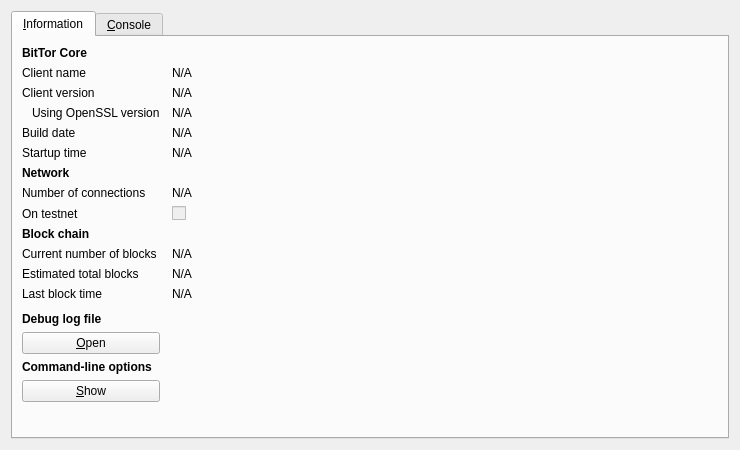
<?xml version="1.0" encoding="UTF-8"?>
<ui version="4.0">
 <class>RPCConsole</class>
 <widget class="QDialog" name="RPCConsole">
  <property name="geometry">
   <rect>
    <x>0</x>
    <y>0</y>
    <width>740</width>
    <height>450</height>
   </rect>
  </property>
  <property name="windowTitle">
   <string>BitTor - Debug window</string>
  </property>
  <layout class="QVBoxLayout" name="verticalLayout_2">
   <item>
    <widget class="QTabWidget" name="tabWidget">
     <property name="currentIndex">
      <number>0</number>
     </property>
     <widget class="QWidget" name="tab_info">
      <attribute name="title">
       <string>&amp;Information</string>
      </attribute>
      <layout class="QGridLayout" name="gridLayout" columnstretch="0,1">
       <property name="horizontalSpacing">
        <number>12</number>
       </property>
       <item row="0" column="0">
        <widget class="QLabel" name="label_9">
         <property name="font">
          <font>
           <weight>75</weight>
           <bold>true</bold>
          </font>
         </property>
         <property name="text">
          <string>BitTor Core</string>
         </property>
        </widget>
       </item>
       <item row="1" column="0">
        <widget class="QLabel" name="label_5">
         <property name="text">
          <string>Client name</string>
         </property>
        </widget>
       </item>
       <item row="1" column="1">
        <widget class="QLabel" name="clientName">
         <property name="cursor">
          <cursorShape>IBeamCursor</cursorShape>
         </property>
         <property name="text">
          <string>N/A</string>
         </property>
         <property name="textFormat">
          <enum>Qt::PlainText</enum>
         </property>
         <property name="textInteractionFlags">
          <set>Qt::LinksAccessibleByMouse|Qt::TextSelectableByKeyboard|Qt::TextSelectableByMouse</set>
         </property>
        </widget>
       </item>
       <item row="2" column="0">
        <widget class="QLabel" name="label_6">
         <property name="text">
          <string>Client version</string>
         </property>
        </widget>
       </item>
       <item row="2" column="1">
        <widget class="QLabel" name="clientVersion">
         <property name="cursor">
          <cursorShape>IBeamCursor</cursorShape>
         </property>
         <property name="text">
          <string>N/A</string>
         </property>
         <property name="textFormat">
          <enum>Qt::PlainText</enum>
         </property>
         <property name="textInteractionFlags">
          <set>Qt::LinksAccessibleByMouse|Qt::TextSelectableByKeyboard|Qt::TextSelectableByMouse</set>
         </property>
        </widget>
       </item>
       <item row="3" column="0">
        <widget class="QLabel" name="label_14">
         <property name="text">
          <string>Using OpenSSL version</string>
         </property>
         <property name="indent">
          <number>10</number>
         </property>
        </widget>
       </item>
       <item row="3" column="1">
        <widget class="QLabel" name="openSSLVersion">
         <property name="cursor">
          <cursorShape>IBeamCursor</cursorShape>
         </property>
         <property name="text">
          <string>N/A</string>
         </property>
         <property name="textFormat">
          <enum>Qt::PlainText</enum>
         </property>
         <property name="textInteractionFlags">
          <set>Qt::LinksAccessibleByMouse|Qt::TextSelectableByKeyboard|Qt::TextSelectableByMouse</set>
         </property>
        </widget>
       </item>
       <item row="4" column="0">
        <widget class="QLabel" name="label_12">
         <property name="text">
          <string>Build date</string>
         </property>
        </widget>
       </item>
       <item row="4" column="1">
        <widget class="QLabel" name="buildDate">
         <property name="cursor">
          <cursorShape>IBeamCursor</cursorShape>
         </property>
         <property name="text">
          <string>N/A</string>
         </property>
         <property name="textFormat">
          <enum>Qt::PlainText</enum>
         </property>
         <property name="textInteractionFlags">
          <set>Qt::LinksAccessibleByMouse|Qt::TextSelectableByKeyboard|Qt::TextSelectableByMouse</set>
         </property>
        </widget>
       </item>
       <item row="5" column="0">
        <widget class="QLabel" name="label_13">
         <property name="text">
          <string>Startup time</string>
         </property>
        </widget>
       </item>
       <item row="5" column="1">
        <widget class="QLabel" name="startupTime">
         <property name="cursor">
          <cursorShape>IBeamCursor</cursorShape>
         </property>
         <property name="text">
          <string>N/A</string>
         </property>
         <property name="textFormat">
          <enum>Qt::PlainText</enum>
         </property>
         <property name="textInteractionFlags">
          <set>Qt::LinksAccessibleByMouse|Qt::TextSelectableByKeyboard|Qt::TextSelectableByMouse</set>
         </property>
        </widget>
       </item>
       <item row="6" column="0">
        <widget class="QLabel" name="label_11">
         <property name="font">
          <font>
           <weight>75</weight>
           <bold>true</bold>
          </font>
         </property>
         <property name="text">
          <string>Network</string>
         </property>
        </widget>
       </item>
       <item row="7" column="0">
        <widget class="QLabel" name="label_7">
         <property name="text">
          <string>Number of connections</string>
         </property>
        </widget>
       </item>
       <item row="7" column="1">
        <widget class="QLabel" name="numberOfConnections">
         <property name="cursor">
          <cursorShape>IBeamCursor</cursorShape>
         </property>
         <property name="text">
          <string>N/A</string>
         </property>
         <property name="textFormat">
          <enum>Qt::PlainText</enum>
         </property>
         <property name="textInteractionFlags">
          <set>Qt::LinksAccessibleByMouse|Qt::TextSelectableByKeyboard|Qt::TextSelectableByMouse</set>
         </property>
        </widget>
       </item>
       <item row="8" column="0">
        <widget class="QLabel" name="label_8">
         <property name="text">
          <string>On testnet</string>
         </property>
        </widget>
       </item>
       <item row="8" column="1">
        <widget class="QCheckBox" name="isTestNet">
         <property name="enabled">
          <bool>false</bool>
         </property>
         <property name="text">
          <string/>
         </property>
        </widget>
       </item>
       <item row="9" column="0">
        <widget class="QLabel" name="label_10">
         <property name="font">
          <font>
           <weight>75</weight>
           <bold>true</bold>
          </font>
         </property>
         <property name="text">
          <string>Block chain</string>
         </property>
        </widget>
       </item>
       <item row="10" column="0">
        <widget class="QLabel" name="label_3">
         <property name="text">
          <string>Current number of blocks</string>
         </property>
        </widget>
       </item>
       <item row="10" column="1">
        <widget class="QLabel" name="numberOfBlocks">
         <property name="cursor">
          <cursorShape>IBeamCursor</cursorShape>
         </property>
         <property name="text">
          <string>N/A</string>
         </property>
         <property name="textFormat">
          <enum>Qt::PlainText</enum>
         </property>
         <property name="textInteractionFlags">
          <set>Qt::LinksAccessibleByMouse|Qt::TextSelectableByKeyboard|Qt::TextSelectableByMouse</set>
         </property>
        </widget>
       </item>
       <item row="11" column="0">
        <widget class="QLabel" name="label_4">
         <property name="text">
          <string>Estimated total blocks</string>
         </property>
        </widget>
       </item>
       <item row="11" column="1">
        <widget class="QLabel" name="totalBlocks">
         <property name="cursor">
          <cursorShape>IBeamCursor</cursorShape>
         </property>
         <property name="text">
          <string>N/A</string>
         </property>
         <property name="textFormat">
          <enum>Qt::PlainText</enum>
         </property>
         <property name="textInteractionFlags">
          <set>Qt::LinksAccessibleByMouse|Qt::TextSelectableByKeyboard|Qt::TextSelectableByMouse</set>
         </property>
        </widget>
       </item>
       <item row="12" column="0">
        <widget class="QLabel" name="label_2">
         <property name="text">
          <string>Last block time</string>
         </property>
        </widget>
       </item>
       <item row="12" column="1">
        <widget class="QLabel" name="lastBlockTime">
         <property name="cursor">
          <cursorShape>IBeamCursor</cursorShape>
         </property>
         <property name="text">
          <string>N/A</string>
         </property>
         <property name="textFormat">
          <enum>Qt::PlainText</enum>
         </property>
         <property name="textInteractionFlags">
          <set>Qt::LinksAccessibleByMouse|Qt::TextSelectableByKeyboard|Qt::TextSelectableByMouse</set>
         </property>
        </widget>
       </item>
       <item row="13" column="0">
        <spacer name="verticalSpacer_2">
         <property name="orientation">
          <enum>Qt::Vertical</enum>
         </property>
         <property name="sizeHint" stdset="0">
          <size>
           <width>20</width>
           <height>20</height>
          </size>
         </property>
        </spacer>
       </item>
       <item row="14" column="0">
        <widget class="QLabel" name="labelDebugLogfile">
         <property name="font">
          <font>
           <weight>75</weight>
           <bold>true</bold>
          </font>
         </property>
         <property name="text">
          <string>Debug log file</string>
         </property>
        </widget>
       </item>
       <item row="15" column="0">
        <widget class="QPushButton" name="openDebugLogfileButton">
         <property name="toolTip">
          <string>Open the BitTor debug log file from the current data directory. This can take a few seconds for large log files.</string>
         </property>
         <property name="text">
          <string>&amp;Open</string>
         </property>
         <property name="autoDefault">
          <bool>false</bool>
         </property>
        </widget>
       </item>
       <item row="16" column="0">
        <widget class="QLabel" name="labelCLOptions">
         <property name="font">
          <font>
           <weight>75</weight>
           <bold>true</bold>
          </font>
         </property>
         <property name="text">
          <string>Command-line options</string>
         </property>
        </widget>
       </item>
       <item row="17" column="0">
        <widget class="QPushButton" name="showCLOptionsButton">
         <property name="toolTip">
          <string>Show the BitTor-Qt help message to get a list with possible BitTor command-line options.</string>
         </property>
         <property name="text">
          <string>&amp;Show</string>
         </property>
         <property name="autoDefault">
          <bool>false</bool>
         </property>
        </widget>
       </item>
       <item row="18" column="0">
        <spacer name="verticalSpacer">
         <property name="orientation">
          <enum>Qt::Vertical</enum>
         </property>
         <property name="sizeHint" stdset="0">
          <size>
           <width>20</width>
           <height>40</height>
          </size>
         </property>
        </spacer>
       </item>
      </layout>
     </widget>
     <widget class="QWidget" name="tab_console">
      <attribute name="title">
       <string>&amp;Console</string>
      </attribute>
      <layout class="QVBoxLayout" name="verticalLayout_3">
       <property name="spacing">
        <number>3</number>
       </property>
       <item>
        <widget class="QTextEdit" name="messagesWidget">
         <property name="minimumSize">
          <size>
           <width>0</width>
           <height>100</height>
          </size>
         </property>
         <property name="readOnly">
          <bool>true</bool>
         </property>
         <property name="tabKeyNavigation" stdset="0">
          <bool>false</bool>
         </property>
         <property name="columnCount" stdset="0">
          <number>2</number>
         </property>
        </widget>
       </item>
       <item>
        <layout class="QHBoxLayout" name="horizontalLayout">
         <property name="spacing">
          <number>3</number>
         </property>
         <item>
          <widget class="QLabel" name="label">
           <property name="text">
            <string notr="true">&gt;</string>
           </property>
          </widget>
         </item>
         <item>
          <widget class="QLineEdit" name="lineEdit"/>
         </item>
         <item>
          <widget class="QPushButton" name="clearButton">
           <property name="maximumSize">
            <size>
             <width>24</width>
             <height>24</height>
            </size>
           </property>
           <property name="toolTip">
            <string>Clear console</string>
           </property>
           <property name="text">
            <string/>
           </property>
           <property name="icon">
            <iconset resource="../bitcoin.qrc">
             <normaloff>:/icons/remove</normaloff>:/icons/remove</iconset>
           </property>
           <property name="shortcut">
            <string notr="true">Ctrl+L</string>
           </property>
           <property name="autoDefault">
            <bool>false</bool>
           </property>
          </widget>
         </item>
        </layout>
       </item>
      </layout>
     </widget>
    </widget>
   </item>
  </layout>
 </widget>
 <resources>
  <include location="../bitcoin.qrc"/>
 </resources>
 <connections/>
</ui>
